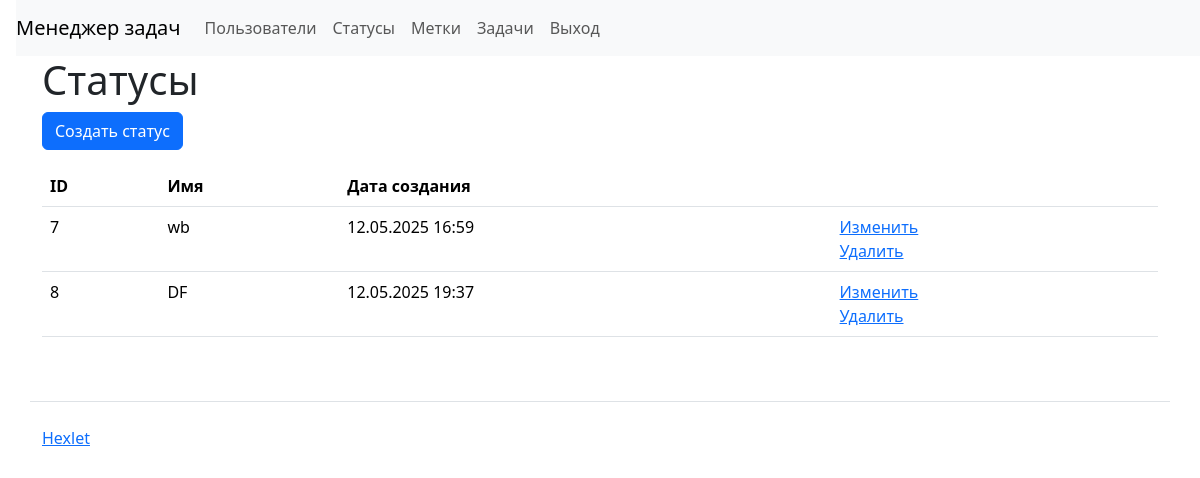
Screenshot of /statuses/ with the database file from the repository.
### my_task_manager/models.py (models this page shows, shortened)
class Status(models.Model):
    name = models.CharField(max_length=100)
    created_at = models.DateTimeField(auto_now_add=True)
    description = models.TextField(blank=True)
    class Meta:
        app_label = 'my_task_manager'

### my_task_manager/views.py (the view)
# urls.py: path('statuses/', views.status_list, name='status_list'),
def status_list(request):
    statuses = Status.objects.all()
    return render(request, 'status_list.html', {'statuses': statuses})

### templates/status_list.html (shortened to what this page needs)
{% extends "login_index.html" %}
{% load crispy_forms_tags %}
{% block content %}
<div class="container">
    <h1>Статусы</h1>
    <a href="{% url 'create_status' %}" class="btn btn-primary mb-3">Создать статус</a>
    {% if statuses %}
        <table class="table">
            <thead>
                <tr>
                    <th>ID</th>
                    <th>Имя</th>
                    <th>Дата создания</th>
                    <th></th>
                </tr>
            </thead>
            <tbody>
                {% for status in statuses %}
                <tr>
                    <td>{{ status.id }}</td>
                    <td class="name-column">{{ status.name }}</td>
                    <td>{{ status.created_at|date:"d.m.Y H:i" }}</td>
                    <td class="actions-column">
                        <div>
                            <a href="{% url 'update_status' status.id%}" class="link-primary">Изменить</a>
                        </div>
                        <div>
                            <a href="{% url 'delete_status' status.id %}" class="link-primary">Удалить</a>
                        </div>
                    </td>
                </tr>
                {% endfor %}
            </tbody>
        </table>
    {% else %}
        <p>Нет доступных статусов.</p>
    {% endif %}
</div>
{% endblock %}

### rows the page displays
Status: id "7", name "wb", created_at "12.05.2025 16:59"
Status: id "8", name "DF", created_at "12.05.2025 19:37"
